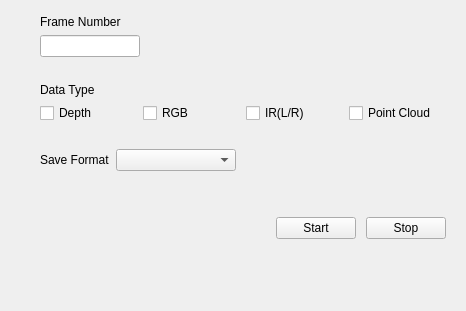
<?xml version="1.0" encoding="UTF-8"?>
<ui version="4.0">
 <class>CaptureSettingWidget</class>
 <widget class="QWidget" name="CaptureSettingWidget">
  <property name="geometry">
   <rect>
    <x>0</x>
    <y>0</y>
    <width>466</width>
    <height>311</height>
   </rect>
  </property>
  <property name="focusPolicy">
   <enum>Qt::ClickFocus</enum>
  </property>
  <property name="windowTitle">
   <string>Capture</string>
  </property>
  <layout class="QVBoxLayout" name="verticalLayout">
   <property name="leftMargin">
    <number>40</number>
   </property>
   <property name="topMargin">
    <number>15</number>
   </property>
   <property name="rightMargin">
    <number>20</number>
   </property>
   <property name="bottomMargin">
    <number>15</number>
   </property>
   <item>
    <widget class="QLabel" name="label">
     <property name="text">
      <string>Frame Number</string>
     </property>
    </widget>
   </item>
   <item>
    <widget class="QWidget" name="widget" native="true">
     <layout class="QHBoxLayout" name="horizontalLayout">
      <property name="leftMargin">
       <number>0</number>
      </property>
      <property name="topMargin">
       <number>0</number>
      </property>
      <property name="rightMargin">
       <number>0</number>
      </property>
      <property name="bottomMargin">
       <number>20</number>
      </property>
      <item>
       <widget class="CSLineEdit" name="frameNumberLineEdit">
        <property name="maximumSize">
         <size>
          <width>100</width>
          <height>100</height>
         </size>
        </property>
       </widget>
      </item>
      <item>
       <widget class="QLabel" name="frameNumberRange"/>
      </item>
      <item>
       <spacer name="horizontalSpacer_3">
        <property name="orientation">
         <enum>Qt::Horizontal</enum>
        </property>
        <property name="sizeType">
         <enum>QSizePolicy::Preferred</enum>
        </property>
        <property name="sizeHint" stdset="0">
         <size>
          <width>40</width>
          <height>20</height>
         </size>
        </property>
       </spacer>
      </item>
     </layout>
    </widget>
   </item>
   <item>
    <widget class="QLabel" name="label_2">
     <property name="text">
      <string>Data Type</string>
     </property>
    </widget>
   </item>
   <item>
    <widget class="QWidget" name="widget_2" native="true">
     <layout class="QHBoxLayout" name="horizontalLayout_2">
      <property name="leftMargin">
       <number>0</number>
      </property>
      <property name="topMargin">
       <number>0</number>
      </property>
      <property name="rightMargin">
       <number>0</number>
      </property>
      <property name="bottomMargin">
       <number>20</number>
      </property>
      <item>
       <widget class="QCheckBox" name="depthCheckBox">
        <property name="focusPolicy">
         <enum>Qt::NoFocus</enum>
        </property>
        <property name="text">
         <string>Depth</string>
        </property>
       </widget>
      </item>
      <item>
       <widget class="QCheckBox" name="rgbCheckBox">
        <property name="focusPolicy">
         <enum>Qt::NoFocus</enum>
        </property>
        <property name="text">
         <string>RGB</string>
        </property>
       </widget>
      </item>
      <item>
       <widget class="QCheckBox" name="irCheckBox">
        <property name="focusPolicy">
         <enum>Qt::NoFocus</enum>
        </property>
        <property name="text">
         <string>IR(L/R)</string>
        </property>
       </widget>
      </item>
      <item>
       <widget class="QCheckBox" name="pointCloudCheckBox">
        <property name="focusPolicy">
         <enum>Qt::NoFocus</enum>
        </property>
        <property name="text">
         <string>Point Cloud</string>
        </property>
       </widget>
      </item>
     </layout>
    </widget>
   </item>
   <item>
    <widget class="QWidget" name="widget_3" native="true">
     <layout class="QHBoxLayout" name="horizontalLayout_3">
      <property name="leftMargin">
       <number>0</number>
      </property>
      <property name="topMargin">
       <number>0</number>
      </property>
      <property name="rightMargin">
       <number>0</number>
      </property>
      <property name="bottomMargin">
       <number>20</number>
      </property>
      <item>
       <widget class="QLabel" name="label_3">
        <property name="text">
         <string>Save Format</string>
        </property>
       </widget>
      </item>
      <item>
       <widget class="QComboBox" name="saveFormatComboBox">
        <property name="minimumSize">
         <size>
          <width>120</width>
          <height>0</height>
         </size>
        </property>
        <property name="focusPolicy">
         <enum>Qt::NoFocus</enum>
        </property>
       </widget>
      </item>
      <item>
       <spacer name="horizontalSpacer_2">
        <property name="orientation">
         <enum>Qt::Horizontal</enum>
        </property>
        <property name="sizeHint" stdset="0">
         <size>
          <width>40</width>
          <height>20</height>
         </size>
        </property>
       </spacer>
      </item>
     </layout>
    </widget>
   </item>
   <item>
    <widget class="QLabel" name="captureInfo">
     <property name="text">
      <string/>
     </property>
     <property name="alignment">
      <set>Qt::AlignRight|Qt::AlignTrailing|Qt::AlignVCenter</set>
     </property>
    </widget>
   </item>
   <item>
    <widget class="QWidget" name="widget_4" native="true">
     <layout class="QHBoxLayout" name="horizontalLayout_4">
      <property name="spacing">
       <number>10</number>
      </property>
      <property name="leftMargin">
       <number>0</number>
      </property>
      <property name="topMargin">
       <number>0</number>
      </property>
      <property name="rightMargin">
       <number>0</number>
      </property>
      <property name="bottomMargin">
       <number>0</number>
      </property>
      <item>
       <spacer name="horizontalSpacer">
        <property name="orientation">
         <enum>Qt::Horizontal</enum>
        </property>
        <property name="sizeHint" stdset="0">
         <size>
          <width>40</width>
          <height>20</height>
         </size>
        </property>
       </spacer>
      </item>
      <item>
       <widget class="QPushButton" name="startCaptureButton">
        <property name="focusPolicy">
         <enum>Qt::NoFocus</enum>
        </property>
        <property name="text">
         <string>Start</string>
        </property>
       </widget>
      </item>
      <item>
       <widget class="QPushButton" name="stopCaptureButton">
        <property name="focusPolicy">
         <enum>Qt::NoFocus</enum>
        </property>
        <property name="text">
         <string>Stop</string>
        </property>
       </widget>
      </item>
     </layout>
    </widget>
   </item>
   <item>
    <spacer name="verticalSpacer">
     <property name="orientation">
      <enum>Qt::Vertical</enum>
     </property>
     <property name="sizeHint" stdset="0">
      <size>
       <width>20</width>
       <height>40</height>
      </size>
     </property>
    </spacer>
   </item>
  </layout>
 </widget>
 <customwidgets>
  <customwidget>
   <class>CSLineEdit</class>
   <extends>QLineEdit</extends>
   <header>cslineedit.h</header>
  </customwidget>
 </customwidgets>
 <tabstops>
  <tabstop>depthCheckBox</tabstop>
  <tabstop>rgbCheckBox</tabstop>
  <tabstop>irCheckBox</tabstop>
  <tabstop>pointCloudCheckBox</tabstop>
  <tabstop>saveFormatComboBox</tabstop>
  <tabstop>startCaptureButton</tabstop>
  <tabstop>stopCaptureButton</tabstop>
 </tabstops>
 <resources/>
 <connections/>
</ui>
